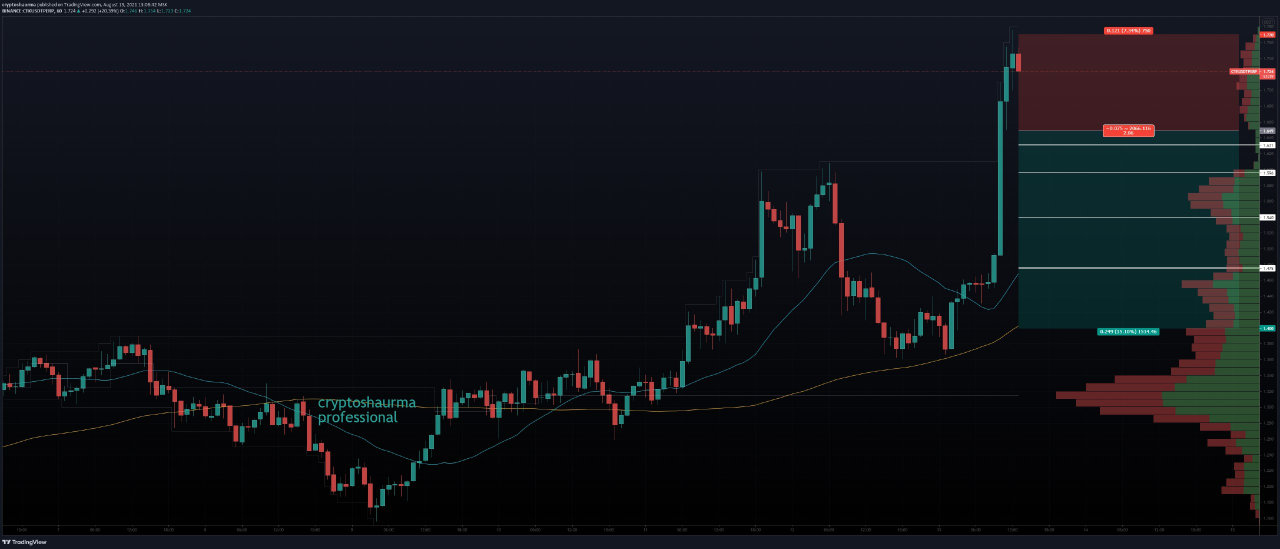
#> input picture example2.jpg, 2560 x 1098 px (shown at 1/2 size)
$ python text_detection.py
#> lines starting #> are read from the running program, lines starting #| are printed output that depends on the picture
import numpy as np
import cv2
import pytesseract
from pytesseract import Output
import re
import os

if os.name == 'nt':
    pytesseract.pytesseract.tesseract_cmd = r"C:\Program Files\Tesseract-OCR\tesseract.exe"


# [64 lines left out: functions delete_black_borders, preprocessing_for_text_recognition, get_text_data, not called in this run]


def get_text(img):
    text = pytesseract.image_to_string(img)
    return text


def highlight_text_on_image(img):
    d = pytesseract.image_to_data(img, output_type=Output.DICT)
    print(d['text'])
    n_boxes = len(d['text'])
    for i in range(n_boxes):
        (x, y, w, h) = (d['left'][i], d['top'][i], d['width'][i], d['height'][i])
        img = cv2.rectangle(img, (x, y), (x + w, y + h), (0, 255, 0), 2)

    cv2.imshow('img', img)
    cv2.waitKey(0)


if __name__ == '__main__':
    img = cv2.imread("example2.jpg")
#> img is the input picture: shape (1098, 2560, 3); mean B, G, R 23.7, 18.8, 16.9
    gray = cv2.cvtColor(img, cv2.COLOR_BGR2GRAY)
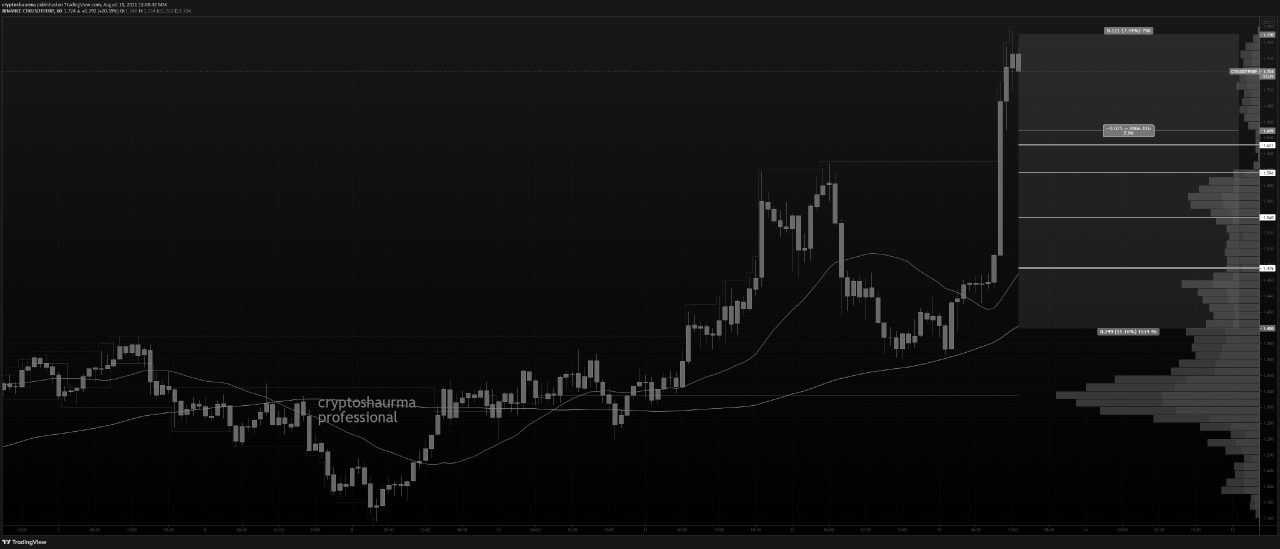
#> gray: shape (1098, 2560) (shown at 1/2 size); min 0, max 255, mean 18.7
    edged = cv2.Canny(gray, 30, 60)
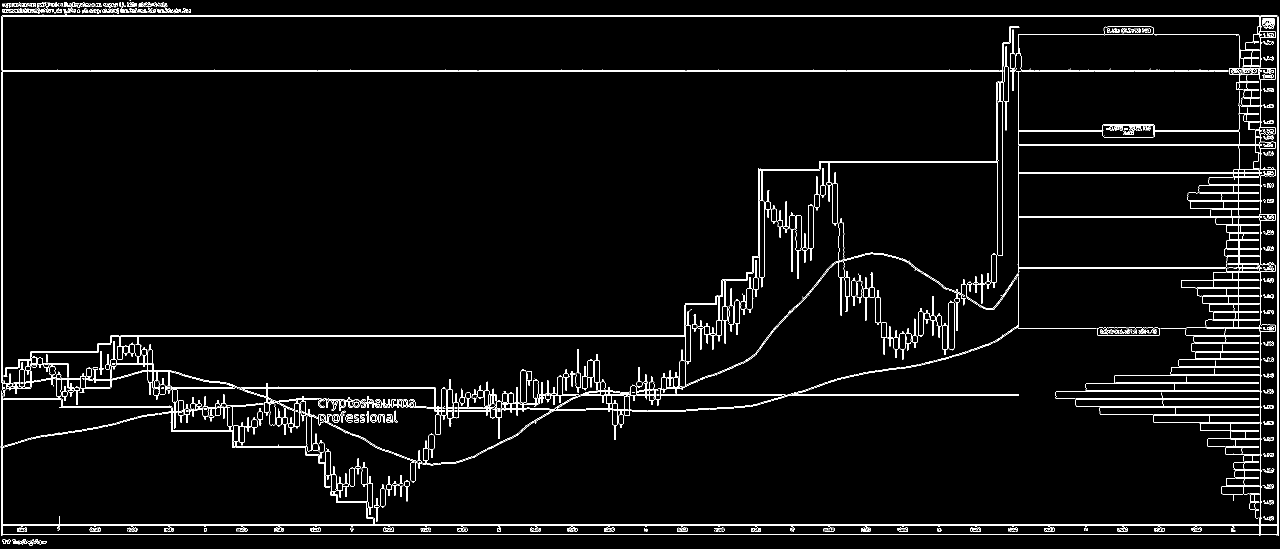
#> edged: shape (1098, 2560) (shown at 1/2 size); 3.4% white in thin lines or dots
    kernel = cv2.getStructuringElement(cv2.MORPH_RECT, (1, 1))
    opened = cv2.morphologyEx(edged, cv2.MORPH_OPEN, kernel)
    img = cv2.cvtColor(opened, cv2.COLOR_GRAY2BGR)
#> img: shape (1098, 2560, 3); 3.4% white in thin lines or dots
    # threshold(gray, 0, 255, cv2.THRESH_BINARY + cv2.THRESH_OTSU)[1]
    highlight_text_on_image(img[:, 2520:2556])
#> (the call stopped at in highlight_text_on_image, `d = pytesseract.image_to_data(img, output_type=Output.DICT)`: pytesseract is not available in this run)
    # [13 lines of commented-out code are left out]
